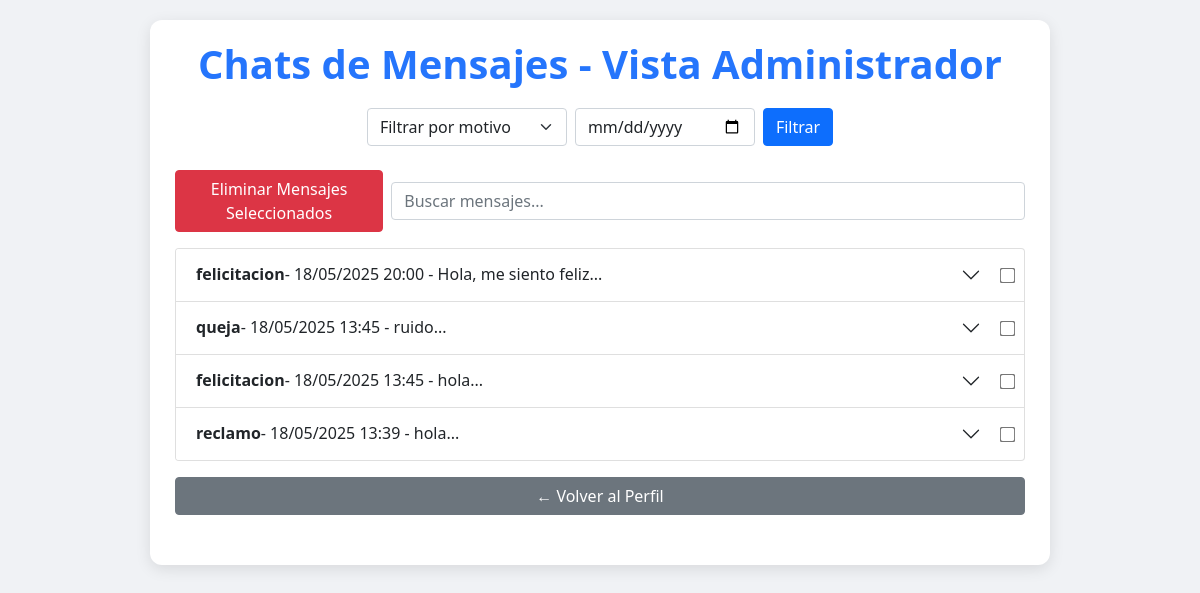
Page /Contacto/ver_contactos.php on the committed database.
### tables this page shows
CREATE TABLE `contactos` (
  `id` int(11) NOT NULL,
  `nombre` varchar(255) NOT NULL,
  `correo` varchar(255) NOT NULL,
  `motivo_id` int(11) NOT NULL,
  `mensaje` text NOT NULL,
  `fecha` timestamp NOT NULL DEFAULT current_timestamp(),
  `fecha_envio` datetime NOT NULL DEFAULT current_timestamp()
);

CREATE TABLE `motivos` (
  `id` int(11) NOT NULL,
  `descripcion` varchar(50) NOT NULL
);

### Contacto/ver_contactos.php (the view, shortened to what this page needs)
<?php
include '../CRUD/conexion.php';
$fechaFiltro = $_POST['fecha_filtro'] ?? '';
$sql = "SELECT c.*, m.descripcion AS motivo, rc.respuesta AS respuesta_admin, u.nombre AS admin_nombre, u.apellido AS admin_apellido
        FROM contactos c
        JOIN motivos m ON c.motivo_id = m.id
        LEFT JOIN respuestas_contactos rc ON c.id = rc.contacto_id
        LEFT JOIN usuarios u ON rc.admin_id = u.id
        WHERE 1";
$sql .= " ORDER BY c.fecha_envio DESC";
$resultado = $conn->query($sql);
?>
<!DOCTYPE html>
<html lang="es">
<head>
    <link rel="stylesheet" href="https://cdn.jsdelivr.net/npm/bootstrap@5.1.3/dist/css/bootstrap.min.css" />
</head>
<body>
<div class="container-accordion">
    <h1>Chats de Mensajes - Vista Administrador</h1>
    <form method="POST" class="mb-4 d-flex gap-2 flex-wrap justify-content-center">
        <select name="motivo_filtro" class="form-select" style="max-width: 200px;">
            <option value="">Filtrar por motivo</option>
        </select>
        <input type="date" name="fecha_filtro" class="form-control" value="<?= htmlspecialchars($fechaFiltro) ?>" style="max-width: 180px;" />
        <button type="submit" class="btn btn-primary">Filtrar</button>
    </form>
    <form method="POST" id="deleteForm" onsubmit="return confirm('¿Estás seguro de eliminar los mensajes seleccionados?');">
        <div class="d-flex flex-column flex-md-row justify-content-between align-items-center mb-3 gap-2">
            <button type="submit" class="btn btn-danger">Eliminar Mensajes Seleccionados</button>
            <input type="text" id="searchInput" class="form-control w-100 w-md-50" placeholder="Buscar mensajes..." onkeyup="filterChats()">
        </div>
        <div class="accordion" id="accordionChats">
            <?php if ($resultado->num_rows > 0): ?>
                <?php
                $index = 0;
                while ($fila = $resultado->fetch_assoc()):
                    $index++;
                    $contacto_id_actual = $fila['id'];
                ?>
                <div class="accordion-item" data-chat-text="<?= htmlspecialchars($fila['mensaje'] . ' ' . $fila['respuesta_admin']) ?>">
                    <h2 class="accordion-header d-flex align-items-center" id="heading<?= $index ?>">
                        <button class="accordion-button collapsed flex-grow-1" type="button" data-bs-toggle="collapse" data-bs-target="#collapse<?= $index ?>" aria-expanded="false" aria-controls="collapse<?= $index ?>">
                            <strong><?= htmlspecialchars($fila['motivo']) ?></strong> -
                            <?= date("d/m/Y H:i", strtotime($fila['fecha_envio'])) ?> -
                            <?= htmlspecialchars(substr($fila['mensaje'], 0, 50)) ?>...
                        </button>
                        <input type="checkbox" name="delete_ids[]" class="delete-checkbox" value="<?= $contacto_id_actual ?>">
                    </h2>
                </div>
                <?php endwhile; ?>
            <?php else: ?>
                <p class="text-center" style="color:#555;">No hay mensajes de contacto disponibles.</p>
            <?php endif; ?>
        </div>
    </form>
    <a href="../perfil.php" class="btn btn-secondary btn-back mt-3" style="max-width:900px; margin:20px auto; display:block;">← Volver al Perfil</a>
</div>
</body>
</html>

### Contacto/ver_contactos.php (style rules this page uses)
body { background: #f0f2f5; font-family: 'Segoe UI', Tahoma, Geneva, Verdana, sans-serif; padding: 20px; }
.container-accordion { max-width: 900px; margin: auto; background: white; padding: 20px 25px 30px; border-radius: 12px; box-shadow: 0 4px 15px rgba(0,0,0,0.1); }
h1 { color: #2575fc; font-weight: 700; text-align: center; margin-bottom: 20px; }
.btn-back { display: block; max-width: 900px; margin: 30px auto 0; }
.delete-checkbox { margin-right: 10px; transform: scale(1.2); vertical-align: middle; }

### rows in the picture
contactos: motivo.descripcion "felicitacion", fecha_envio "18/05/2025 20:00", mensaje "Hola, me siento feliz"
contactos: motivo.descripcion "queja", fecha_envio "18/05/2025 13:45", mensaje "ruido"
contactos: motivo.descripcion "felicitacion", fecha_envio "18/05/2025 13:45", mensaje "hola"
contactos: motivo.descripcion "reclamo", fecha_envio "18/05/2025 13:39", mensaje "hola"
